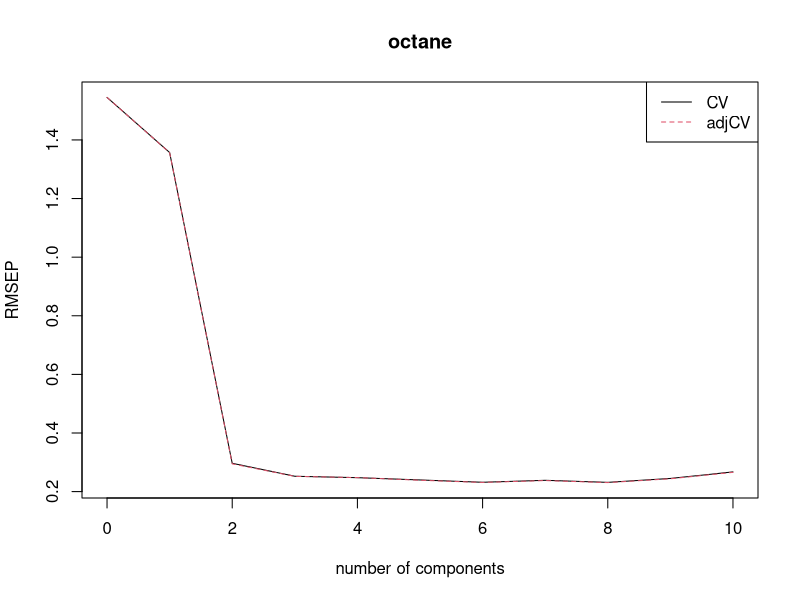
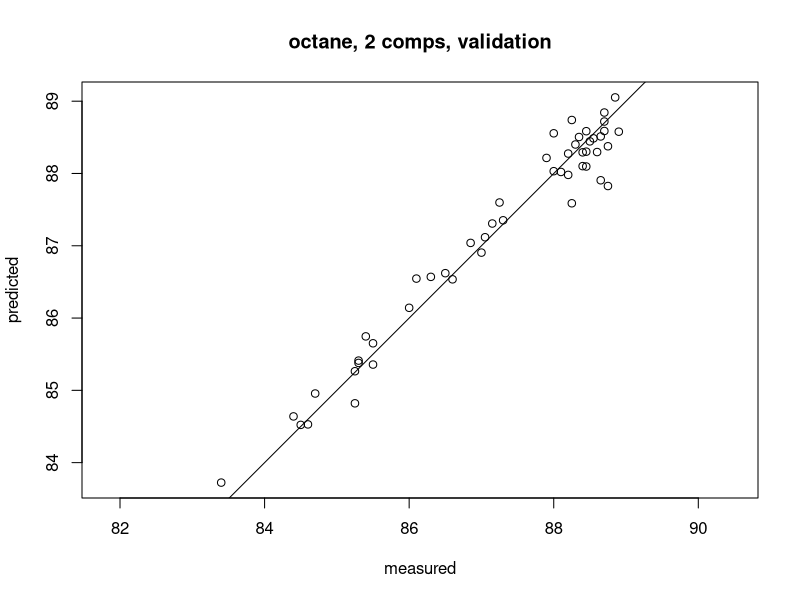
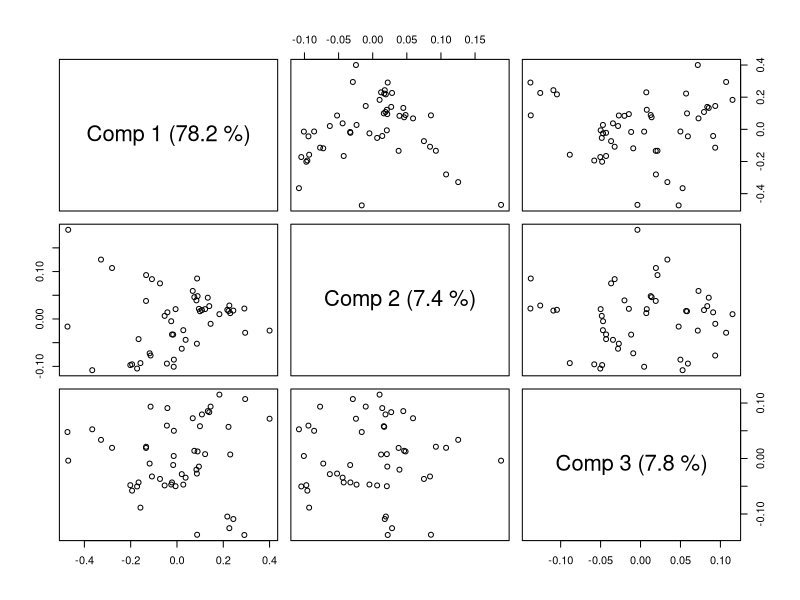
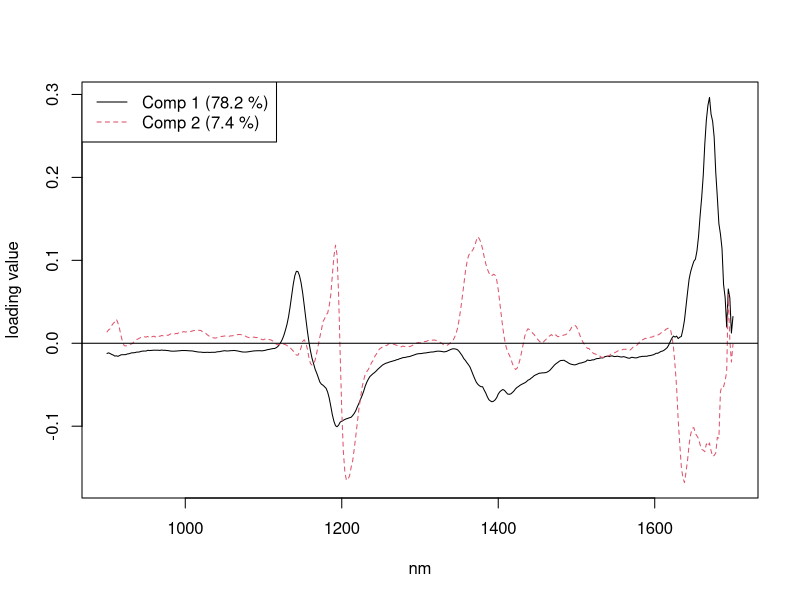
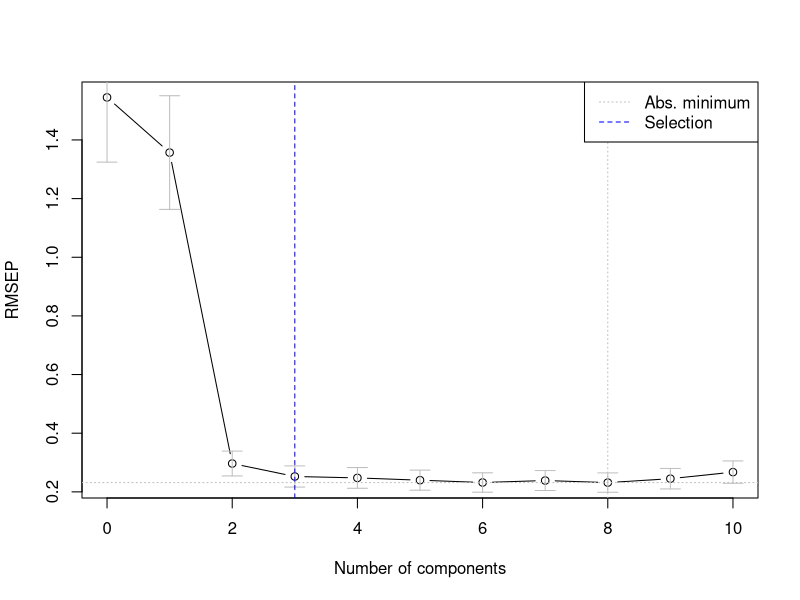

Recreate these plots in R, in order.
## ---- chunk 1
library(pls)
## ---- chunk 2
data("yarn")
data("oliveoil")
data("gasoline")
## ---- chunk 3
str(gasoline)
gasTrain <- gasoline[1:50,]
gasTest <- gasoline[51:60,]
## ---- chunk 4
gas1 <- plsr(octane ~ NIR, ncomp = 10, data = gasTrain, validation = "LOO")
summary(gas1)
## ---- chunk 5
plot(RMSEP(gas1), legendpos="topright")
## ---- chunk 6
plot(gas1,ncomp =2, asp = 1, line = T)
plot(gas1, plottype = "scores", comps = 1:3)
## ---- chunk 7
explvar(gas1)
## ---- chunk 8
plot(gas1,"loadings", comps=1:2,legendpos="toplef", labels = "numbers", xlab = "nm")
abline(h = 0)
## ---- chunk 9
predict(gas1,ncomp = 2, newdata = gasTest)
## ---- chunk 10
RMSEP(gas1, newdata = gasTest)
## ---- chunk 11
str(yarn)
dens1 <- plsr(density ~ NIR, ncomp = 5, data = yarn)
str(oliveoil)
plsr(sensory ~ chemical, data = oliveoil)
olive1 <- plsr(sensory ~ chemical, scale = T, data = oliveoil)
## ---- chunk 12
ncomp.onesigma <- selectNcomp(gas1,method = "onesigma",plot=T)
